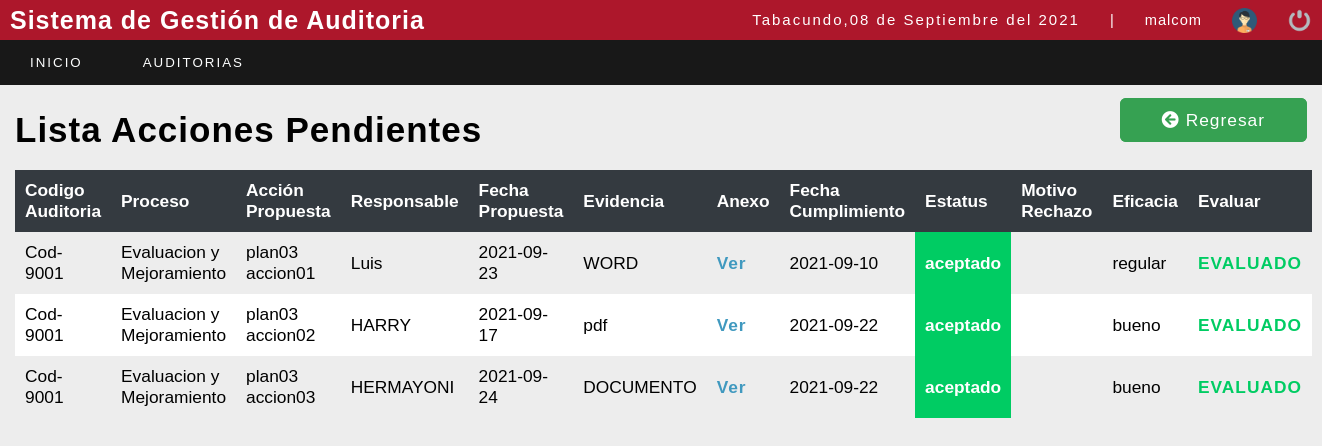
Page /sistema/lista_accionespendientes.php?idpa=46&id=345&ida=130 (signed in) on the committed database.
### tables this page shows
CREATE TABLE `accionespropuestas` (
  `idaccionpropuesta` int(11) NOT NULL,
  `idplanaccion` int(11) NOT NULL,
  `accionpropuesta` varchar(100) NOT NULL,
  `responsable` varchar(100) NOT NULL,
  `fechapropuesta` date NOT NULL,
  `evidencia` varchar(150) NOT NULL,
  `fechacumplimiento` date DEFAULT NULL,
  `status` varchar(20) DEFAULT NULL,
  `motivonoaceptacion` varchar(150) DEFAULT NULL,
  `eficacia` varchar(100) DEFAULT NULL,
  `estadover` int(11) DEFAULT 1
);

### sistema/lista_accionespendientes.php (the view, shortened to what this page needs)
<?php
include "../conexion.php";
if (empty($_REQUEST['idpa']) || empty($_REQUEST['id']) || empty($_REQUEST['ida'])) {
	header("location: lista_auditorvistaeje.php");
	mysqli_close($conection);
} else {
	$idplanaccion = $_REQUEST['idpa'];
	$iddetalleclausula = $_REQUEST['id'];
	$iddetalleauditoria = $_REQUEST['ida'];
}
?>
<!DOCTYPE html>
<html lang="en">
<head>
	<?php include "includes/scripts.php"; ?>
	<link rel="stylesheet" href="https://pro.fontawesome.com/releases/v5.10.0/css/all.css" />
</head>
<body>
	<?php include "includes/header.php"; ?>
	<section id="container">
		<div style="display: flex;  justify-content:space-between; margin: 20px 0px; ">
			<h1>Lista Acciones Pendientes</h1>
			<div style="justify-content:flex-start">
				<a style="border: 2px solid #36A152;  color: #ffffff; padding:10px 40px; background-color: #36A152; border-radius: 6px;" href="lista_planesauditado.php?id=<?php echo $iddetalleclausula ?>&ida=<?php echo $iddetalleauditoria ?>" class="btn_save"><i class="fas fa-arrow-circle-left"></i> Regresar</a>
			</div>
		</div>
		<table>
			<tr>
				<th>Codigo Auditoria</th>
				<th>Proceso</th>
				<th>Acción Propuesta</th>
				<th>Responsable</th>
				<th>Fecha Propuesta</th>
				<th>Evidencia</th>
				<th>Anexo</th>
				<th>Fecha Cumplimiento</th>
				<th>Estatus</th>
				<th>Motivo Rechazo</th>
				<th>Eficacia</th>
				<th>Evaluar</th>
			</tr>
			<?php
			$query = mysqli_query($conection, "SELECT DISTINCT codigoauditoria,nombreproceso,accionpropuesta,responsable,fechapropuesta,evidencia,fechacumplimiento,status,motivonoaceptacion,eficacia,idaccionpropuesta,estado FROM norma n, grupoauditor ga, detallegrupo dg, detalleauditoria da,clausula c, detalleclausula dc , plandeaccion pa , accionespropuestas ap , procesos p WHERE n.idnorma=ga.idnorma and ga.idgrupo=dg.idgrupo AND dg.idgrupo=da.idgrupo AND dc.iddetalleauditoria=da.iddetalleauditoria AND   dc.iddetalleclausula=pa.iddetalleclausula AND pa.idplandeaccion=ap.idplanaccion AND ap.idplanaccion=$idplanaccion  AND dc.idclausula=c.idclausula AND c.idproceso=p.idproceso AND pa.idplandeaccion=ap.idplanaccion ORDER BY idaccionpropuesta");
			$result = mysqli_num_rows($query);
			if ($result > 0) {
				while ($data = mysqli_fetch_array($query)) {
			?>
					<tr>
						<td><?php echo $data[0];  ?></td>
						<td><?php echo $data[1];  ?></td>
						<td><?php echo $data[2];  ?></td>
						<td><?php echo $data[3];  ?></td>
						<td><?php echo $data[4];  ?></td>
						<td><?php echo $data[5];  ?></td>
						<td><a style="color: #4099BF; font-weight: bold" href="lista_anexoauditado.php?idap=<?php echo $data[10]; ?>&idpa=<?php echo $idplanaccion; ?>&id=<?php echo $iddetalleclausula; ?>&ida=<?php echo  $iddetalleauditoria;?>&es=<?php echo  $data[11];?>">Ver</a></td>
						<td><?php echo $data[6];  ?></td>
						<?php
						if ($data[7] == "aceptado") { ?>
							<td style="background-color: #00CC63; color: #FFFFFF; font-weight: bold; "><?php echo $data[7];  ?></td>
						<?php
						} else if (!isset($data[7])) { ?>
							<td><?php echo $data[7]; ?></td>
						<?php
						} else { ?>
							<td style="background-color: #FF1F57; color:#FFFFFF; font-weight: bold;"><?php echo $data[7];  ?></td>
						<?php
						}
						?>
						<td><?php echo $data[8];  ?></td>
						<td><?php echo $data[9];  ?></td>
						<?php
						if ($data[11] == 3) {
							if (!isset($data[7])) {
						?>
								<td>
									<a style="color: #FF1F57; font-weight: bold ">EVALUAR</a>
								</td>
							<?php
							} else {
							?>
								<td>
									<a style="color: #00CC63; font-weight: bold">EVALUADO</a>
								</td>
							<?php
							}
						}
						?>
					</tr>
			<?php
				}
			}
			?>
		</table>
	</section>
</body>
</html>

### sistema/css/style.css (style rules this page uses)
* { margin: 0; padding: 0; box-sizing: border-box; }
body { background: #ededed; }
h1, h2, h3, h4, h5, h6 { font-family: Arial, sans-serif; font-weight: bold; letter-spacing: 1px; }
h1 { font-size: 25px; }
a { text-decoration: none; font-family: Arial, sans-serif; letter-spacing: 1px; }
#container { padding: 90px 15px 15px; }
.btn_save { font-size: 13pt; background: #0069D9; padding: 10px; color: #fff; letter-spacing: 1px; border: 0; cursor: pointer; margin: 15px auto; }
#container h1 { font-size: 35px; display: inline-block; }
table { border-collapse: collapse; font-size: 13pt; font-family: Arial, sans-serif; width: 100%; }
table th { text-align: left; padding: 10px; background: #343A40; color: #fff; }
table tr:nth-child(odd) { background: #fff; }
table td { padding: 10px; }

### rows in the picture
accionespropuestas: data "Cod-9001", data "Evaluacion y Mejoramiento", accionpropuesta "plan03 accion01", responsable "Luis", fechapropuesta "2021-09-23", evidencia "WORD", fechacumplimiento "2021-09-10", status "aceptado", eficacia "regular"
accionespropuestas: data "Cod-9001", data "Evaluacion y Mejoramiento", accionpropuesta "plan03 accion02", responsable "HARRY", fechapropuesta "2021-09-17", evidencia "pdf", fechacumplimiento "2021-09-22", status "aceptado", eficacia "bueno"
accionespropuestas: data "Cod-9001", data "Evaluacion y Mejoramiento", accionpropuesta "plan03 accion03", responsable "HERMAYONI", fechapropuesta "2021-09-24", evidencia "DOCUMENTO", fechacumplimiento "2021-09-22", status "aceptado", eficacia "bueno"

### other values in the picture
fechaC() "08 de Septiembre del 2021"
$_SESSION['user'] "malcom"
